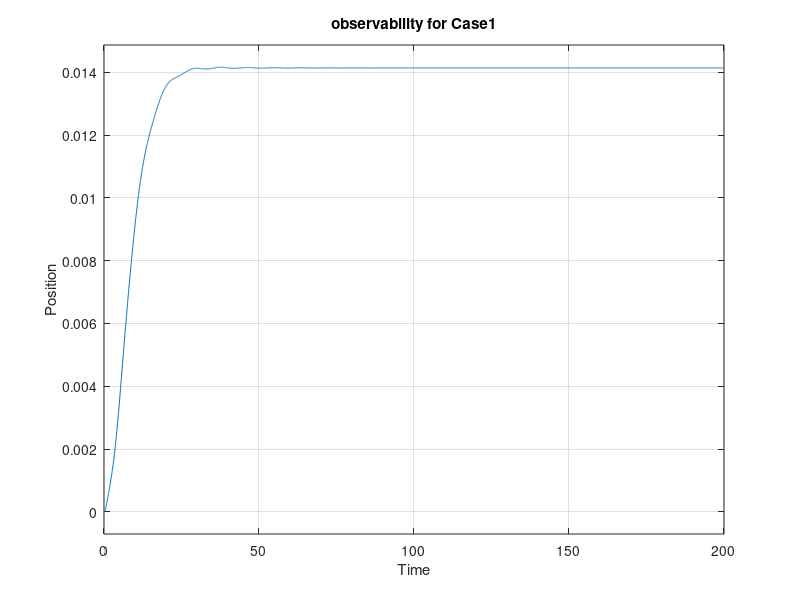
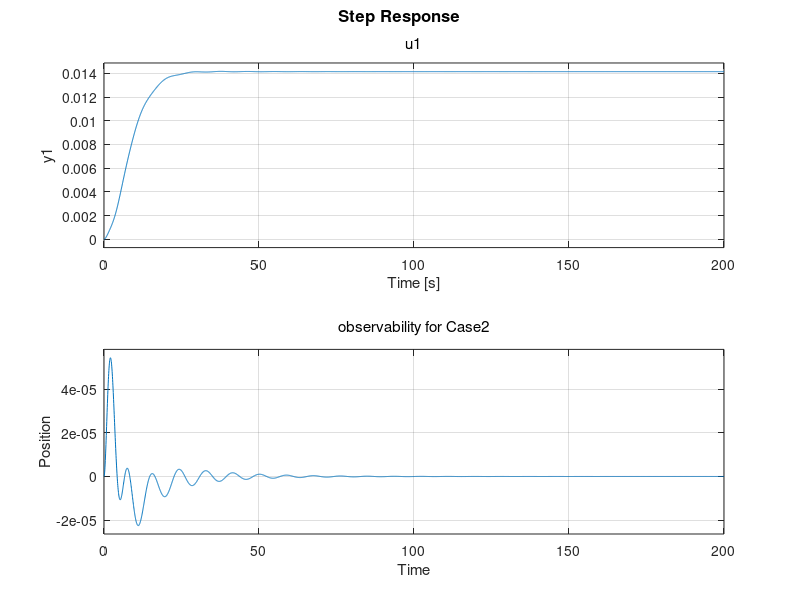
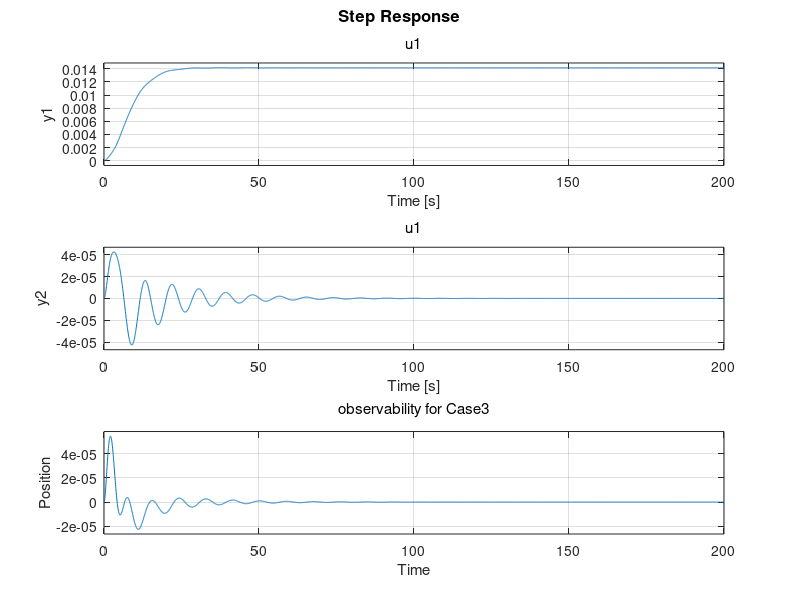

MATLAB code for these plots, in order:
clc 
clear all

M=1000;
m1=100;m2=100;
l1=20;l2=10;
g=10;

%%State Space form of the System
%%%%%%%% X = A*x +B*u%%%%%%%%%%%
A=[0 1 0 0 0 0
    0 0 (-g*m1)/M 0 (-g*m2)/M 0
    0 0 0 1 0 0
    0 0 (-g*(m1+M))/(M*l1) 0 (-g*m2)/(M*l1) 0
    0 0 0 0 0 1
    0 0 (-g*m1)/(M*l2) 0 (-g*(m2+M))/(M*l2) 0 ];
    
%size(A)
B=[ 0
    1/M
    0
    1/(M*l1)
    0
    1/(M*l2)];

C= [ 1 0 0 0 0 0 
      0 0 1 0 0 0
      0 0 0 0 1 0];
  
  %% The error Dynamics in the State Space Observer be (A-L*C)*e
  
  % We know that from the Checks_for_Observability the pair A,C is observable only for
  %1.System is Observable for x(t)
  %2.System is Observable for (x,t2)
  %3.System is Observable for (x,t1,t2)
  
Q=diag([50 1500 50000 120000 500000 80000]);
R=0.01;

disp(' State FeedBack')
%State FeedBack 'K'
K=lqr(A,B,Q,R);
%size(K)
disp(K)

disp('Eigen Values of (A-B*K)')
% The Pole Placement should be faster than the eigen values of (A-B*K)
Eig_Vals= eig(A-B*K);
disp(Eig_Vals)

%Arbitrary Pole Placement
Poles=[-1 -2 -3 -4 -5 -6];

%State Outputs for the system that are Observable
C1=[1 0 0 0 0 0];
C3=[1 0 0 0 0 0
    0 0 0 0 1 0];
C4=[1 0 0 0 0 0
    0 0 1 0 0 0
    0 0 0 0 1 0];
% for C_l=C1:C3
%     L=place(A',C_l',Poles)';
% end

L1=place(A',C1',Poles)';
L2=place(A', C3',Poles)';
L3=place(A', C4',Poles)';
size(C1)
%% System Matrices for each state of the Observer

%For x(t)
A_L1=[(A-B*K) (B*K)
    zeros(6,6) (A-L1*C1)];
B_L1=[B
    zeros(size(B))];
C_L1=[C1 zeros(size(C1))];
%For (x(t),theta2)
A_L2=[(A-B*K) (B*K)
    zeros(6,6) (A-L2*C3)];
B_L2=[B
    zeros(size(B))];
C_L2=[C3 zeros(size(C3))];
%For (x(t),theta2, theta1)
A_L3=[(A-B*K) (B*K)
    zeros(6,6) (A-L3*C4)];
B_L3=[B
    zeros(size(B))];
C_L3=[C4 zeros(size(C4))];

%% State Space representation of the Linear system
SS2=ss(A_L2,B_L2,C_L2,0);
SS1=ss(A_L1,B_L1,C_L1,0)
SS3=ss(A_L3,B_L3,C_L3,0);

%% Visualizing Positions From STEP function
% X=[0;0;10*pi/180;0;15*pi/180;0];
figure(1)
step(SS1)
title('observability for Case1')
xlabel('Time')
ylabel('Position')

figure(2)
step(SS2)
title('observability for Case2')
xlabel('Time')
ylabel('Position')

figure(3)
step(SS3)
title('observability for Case3')
xlabel('Time')
ylabel('Position')


